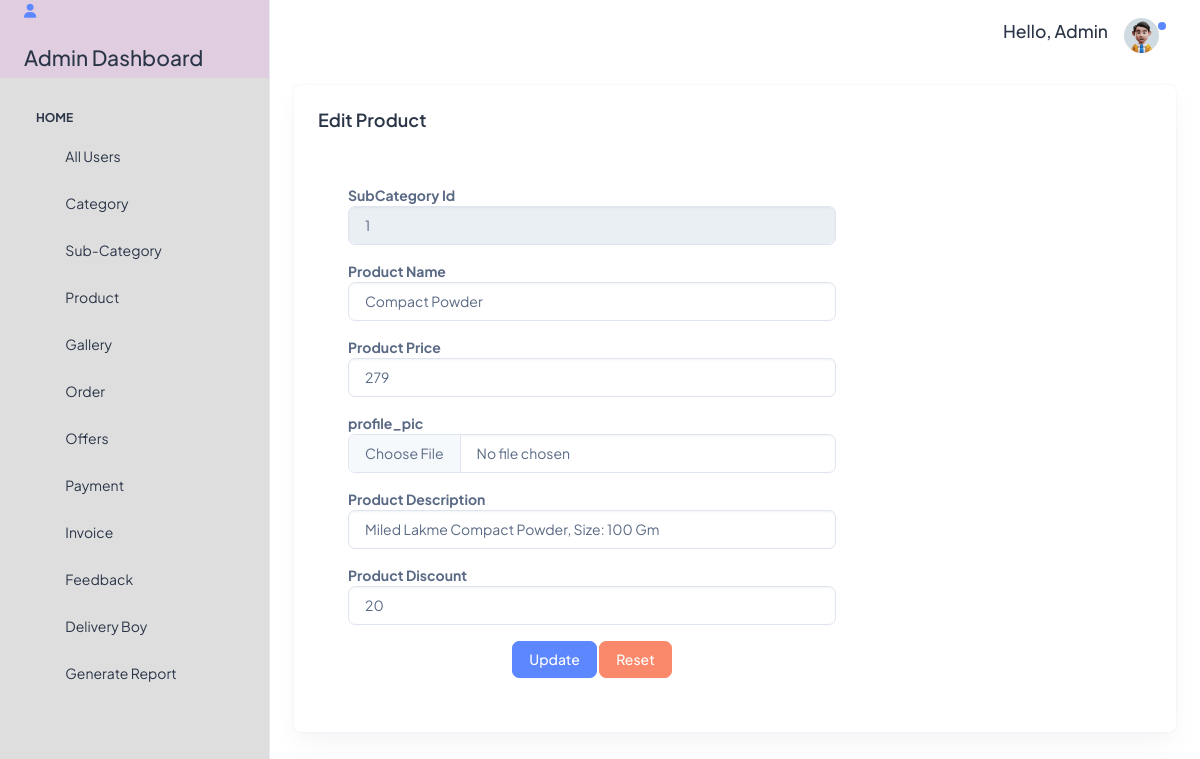
/editproduct?p_id=20 (signed in), run on the app's committed database.
### tables this page shows
CREATE TABLE `pro` (
  `p_id` int(11) NOT NULL,
  `sc_id` int(11) NOT NULL,
  `p_name` varchar(30) NOT NULL,
  `p_price` float NOT NULL,
  `p_image` varchar(20) NOT NULL,
  `p_des` varchar(200) NOT NULL,
  `p_discount` int(11) NOT NULL
);

### index.php (called while the page is built)
<?php require_once("Controller/controller.php");?>

### Model/model.php (called while the page is built, shortened)
<?php
class Model
{
    public $connection = "";
    public function __construct()
    {
        try {
            $this->connection = new mysqli("localhost", "root", "", "masterdatabase");
        } catch (\Throwable $th) {
            if (!file_exists("log")) {
                mkdir("log");
            }
            $ErrorMsg = PHP_EOL . "Error Msg >>>" . $th->getMessage() . PHP_EOL;
            $ErrorMsg .= "Error dateTime >>>" . date("d-m-Y H:i:s A") . PHP_EOL;
            $fileName = date('d_m_Y') . "_Error_log.txt";
            file_put_contents("log/" . $fileName, $ErrorMsg, FILE_APPEND);
        }
    }
    function select($tbl, $whr = "")
    {
        $SQL = "SELECT * FROM `$tbl`";
        if ($whr != "") {
            $SQL .= " WHERE ";
            foreach ($whr as $key => $value) {
                $SQL .= "$key = '$value'";
            }
            $SQL = rtrim($SQL, "AND");
        }
        $SQLEx = $this->connection->query($SQL);
        if ($SQLEx->num_rows > 0) {
            while ($row = $SQLEx->fetch_object()) {
                $Data[] = $row;
            }
            $Res['Code'] = 1;
            $Res['Data'] = $Data;
            $Res['Msg'] = "Success";
        } else {
            $Res['Code'] = 0;
            $Res['Data'] = 0;
            $Res['Msg'] = "Try again";
        }
        return $Res;
    }
}
?>

### Views/Admin/editproduct.php (the view)
<div class="container-fluid">
  <div class="row">
    <div class="col-lg-12 d-flex align-items-stretch">
      <div class="card w-100">
        <div class="card-body p-4">
          <h5 class="card-title fw-semibold mb-4">Edit Product</h5>
          <div class="row">
            <div class="col-8">
            <div class="card-body">
                <form method="post">
                    <div class="row">
                    <div class="col">
                    <label for="subcategoryid" class="input__label"><b>SubCategory Id</b></label>
                            <input type="text" placeholder="Enter Sub Category id"  class="form-control" disabled name="sc_id" value="<?php echo $editproduct['Data'][0]->sc_id ?>" id="">
                        </div>
                    </div>
                    <div class="row mt-3">
                        <div class="col">
                        <label for="productname" class="input__label"><b>Product Name</b></label>
                            <input type="text" placeholder="Enter Product Name" class="form-control" name="p_name" value="<?php echo $editproduct['Data'][0]->p_name ?>" id="">
                        </div>
                    </div>
                    <div class="row mt-3">
                        <div class="col">
                        <label for="productprice" class="input__label"><b>Product Price</b></label>
                            <input type="tel" placeholder="Enter Product Price" class="form-control" name="p_price" value="<?php echo $editproduct['Data'][0]->p_price ?>" id="">
                        </div>
                    </div>
                    <div class="row mt-3">
                            <div class="col">
                            <label for="profile_pic" class="input__label"><b>profile_pic</b></label>
                                <input type="file" name="p_image" class="form-control">
                            </div>
                        </div>
                    <div class="row mt-3">
                        <div class="col">
                        <label for="productdes" class="input__label"><b>Product Description</b></label>
                            <input type="tel" placeholder="Enter Product Description" class="form-control" name="p_des" value="<?php echo $editproduct['Data'][0]->p_des ?>" id="">
                        </div>
                    </div>
                    <div class="row mt-3">
                        <div class="col">
                        <label for="productdiscount" class="input__label"><b>Product Discount</b></label>
                            <input type="tel" placeholder="Enter Product Discount" class="form-control" name="p_discount" value="<?php echo $editproduct['Data'][0]->p_discount ?>" id="">
                        </div>
                    </div>
                    <div class="row mt-3">
                        <div class="col text-center">
                            <input type="submit" class="btn btn-primary" value="Update" name="btn-update" id="">
                            <input type="reset" class="btn btn-danger" name="" id="">
                        </div>
                    </div>
                </form>
            </div>
          </div>
        </div>
      </div>
    </div>
  </div>
</div>

### data on the page
pro: sc_id "1", p_name "Compact Powder", p_price "279", p_des "Miled Lakme Compact Powder, Size: 100 Gm", p_discount "20"
